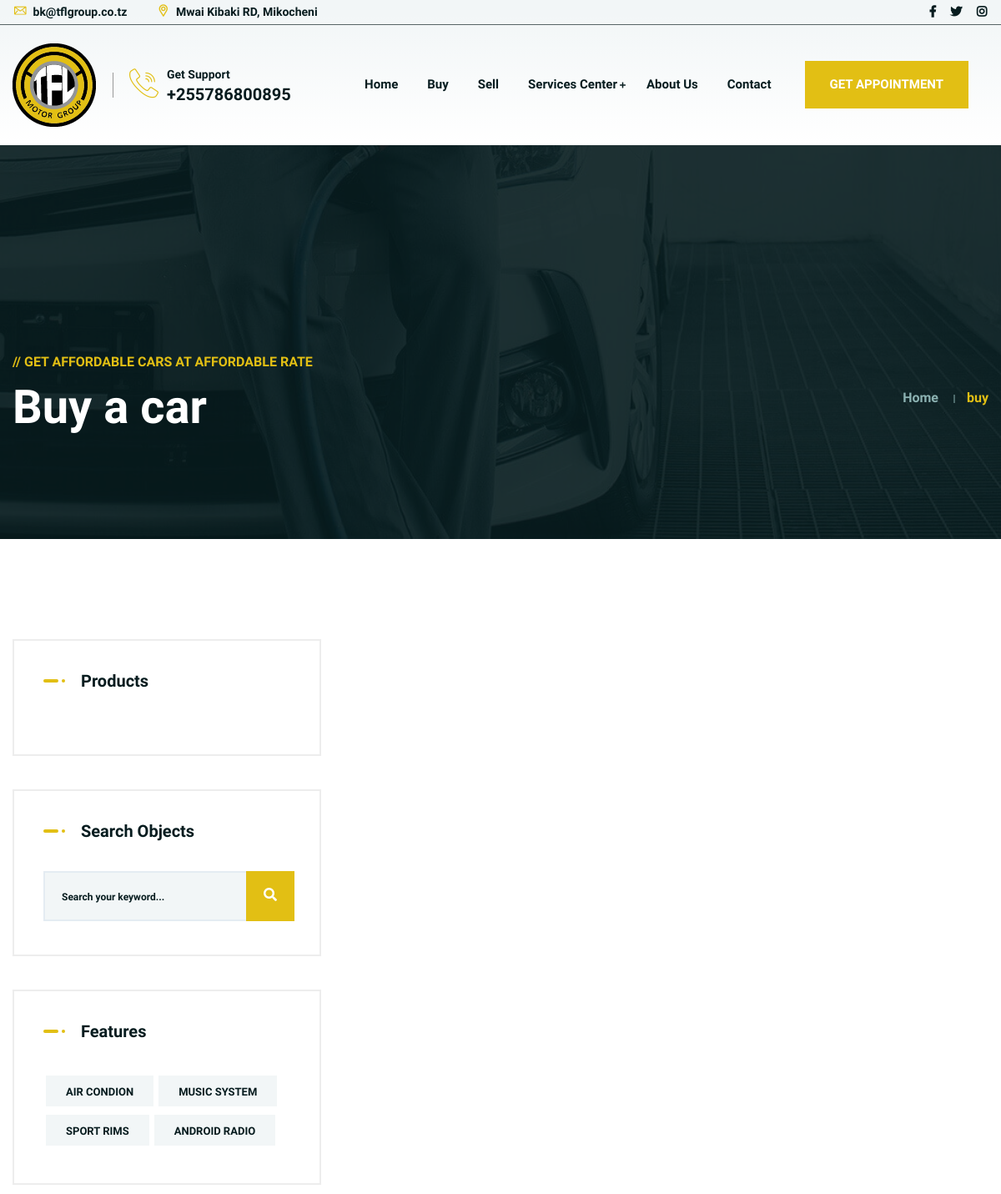
Page /buy/ (upper part) on the earlier database version.
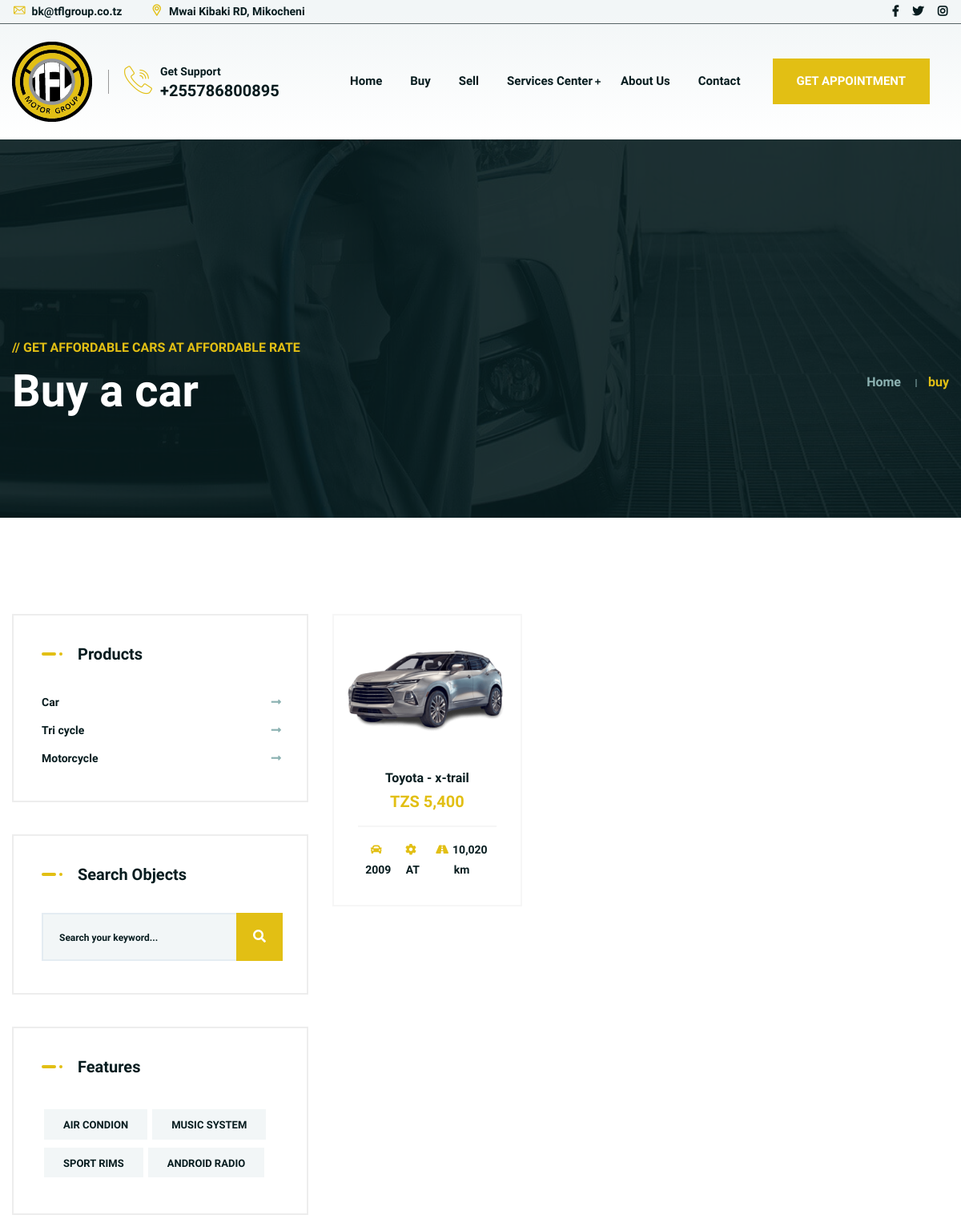
Same page on the later database version.
### buyacar/models.py (models this page shows, shortened)
class CarFeatures(models.Model):
    feature = models.CharField(max_length=50)
    slug = models.SlugField(_("slug"),editable=False,blank=True,null=True)
    class Meta:
        verbose_name = _("Car Feature")
        verbose_name_plural = _("Car Features")

class BuyACar(models.Model):
    CAR_TRANSMISSION = [
        ('AT','AUTOMATIC'),('Mn','Manual')
    ]
    FUEL = [('Petrol','Petrol'),
        ('Diesel','Diesel'),
        ('Gas','Gas'),
        ('Electric','Electric'),
        ('Hibrid','Hibrid')]
    HAND = [('Left','Left'),
        ('Right','Right'),
        ('Default','Defaut'),]
    Drive = [('2WD','2WD'),
        ('4WD','4WD'),
        ('AWD','AWD'),]
    STATUS = [
        ('Used Japan','Used Japan'),
        ('Used Tanzania','Used Tanzania'),
        ('New','New'),
        ]
    BODYTYPE = [
        ('SUV','SUV'),
        ('Truck','Truck'),
        ('Pick up','Pick up'),
        ('Van','Van'),
        ('Sedan','Sedan'),
        ('Bus','Bus'),
        ('Min Van','Min Van'),
        ('Hatchback','Hatchback'),
        ('Coupe','Coupe'),
        ('Convertible','Convertible'),
        ('Wagon','Wagon'),
        ('Min Bus','Min Bus'),
        ('Machinery','Machinery'),
        ('Forklift','Forklift'),
        ('Tractor','Tractor'),
        ('Motorcycle','Motorcycle'),
        ('Tricycle','Tricycle'),
    ]
    brand = models.ForeignKey(CarModel, verbose_name=_("Brand Name"), on_delete=models.CASCADE)
    category = models.ForeignKey(Category, verbose_name=_("Category"), on_delete=models.SET_NULL,null=True)
    images = models.ImageField(upload_to = 'car/cover/%Y/%m/%d',verbose_name=_("Cover Image"))
    price = models.IntegerField(verbose_name=_("Cars Price"),null=False,blank=False,help_text="Enter price in USD",default=10)
    car_status = models.CharField(max_length=50,verbose_name=_("Car status"),choices=STATUS,default="Used")
    model = models.CharField(max_length=50,verbose_name=_("Car Model"))
    color = models.ForeignKey(CarColor, verbose_name=_("Car color"), on_delete=models.SET_NULL,null=True)
    trans = models.CharField(max_length=2,verbose_name=_("Transmision"),choices=CAR_TRANSMISSION)
    fuel  = models.CharField(max_length=12,verbose_name=_("Fuel"),choices=FUEL)
    mileage = models.IntegerField(verbose_name=_("Milage"),null=False,blank=False)
    engine = models.IntegerField(verbose_name=_("Engine size"),null=False,blank=False)
    registered = models.IntegerField(verbose_name=_("Registered Year"),null=False,blank=False)
    doors = models.IntegerField(verbose_name=_("Doors"),null=False,blank=False)
    seats = models.IntegerField(verbose_name=_("Seats"),null=False,blank=False)
    passenger = models.IntegerField(verbose_name=_("Passengers"),null=False,blank=False)
    body = models.CharField(verbose_name=_("Body Type"),null=False,blank=False,choices=BODYTYPE,max_length=60,default="SUV")
    hand  = models.CharField(max_length=12,verbose_name=_("Driving Hand"),choices=HAND)
    drive  = models.CharField(max_length=12,verbose_name=_("Drive"),choices=Drive)
    available = models.BooleanField(_("Car is available"),default=True)
    features = models.ManyToManyField(CarFeatures,verbose_name=_("features"))
    uuid = models.UUIDField(default=uuid.uuid4, editable=False, unique=True)
    class Meta:
        verbose_name = _("Place a car to sell")
        verbose_name_plural = _("Place a cars to sell")
    def get_absolute_url(self):
        return reverse("buy:detail", kwargs={"uuid": self.uuid})

class CarModel(models.Model):
    brand = models.CharField(max_length=120,verbose_name=_("car brand name"))
    logo = models.ImageField(upload_to = 'car/logo/',help_text="Height and width must be 100px x 100px")
    slug = models.SlugField(_("slug"),editable=False,blank=True,null=True)
    class Meta:
        verbose_name = _("Car Brand")
        verbose_name_plural = _("Car Brands")
    def __str__(self):
        return self.brand

class Category(models.Model):
    name = models.CharField(max_length=120,help_text=_("If its a car, bike or Tricycle"))
    slug = models.SlugField(_("slug"),editable=False,blank=True,null=True)
    class Meta:
        verbose_name = 'Motors Category(bike,car ..)'
        verbose_name_plural = 'Motors Category(bike,car ..)'

### buyacar/views.py (the view)
# urls.py: path('',views.SellingCarsListView.as_view(),name="index"),
class SellingCarsListView(ListView):
    model = BuyACar
    context_object_name = "cars"
    template_name = "buy/index.html"
    def get_context_data(self, **kwargs):
        context = super().get_context_data(**kwargs)
        context["category"] = Category.objects.all()
        context["feature"] = CarFeatures.objects.all()
        context["color"] = CarColor.objects.all()
        return context

### templates/buy/index.html (shortened to what this page needs)
{% extends 'pages/base.html' %}
{% load humanize %}
{% load static %}
{% block contents %}
<div class="ltn__breadcrumb-area ltn__breadcrumb-area-2 ltn__breadcrumb-color-white bg-overlay-theme-black-90 bg-image"
    data-bs-bg="{% static 'img/bg/5.jpg' %}">
    <div class="container">
        <div class="row">
            <div class="col-lg-12">
                <div class="ltn__breadcrumb-inner ltn__breadcrumb-inner-2 justify-content-between">
                    <div class="section-title-area ltn__section-title-2">
                        <h6 class="section-subtitle ltn__secondary-color">// Get affordable cars at affordable rate</h6>
                        <h1 class="section-title white-color">Buy a car</h1>
                    </div>
                    <div class="ltn__breadcrumb-list">
                        <ul>
                            <li><a href="{% url 'page:home' %}">Home</a></li>
                            <li>buy</li>
                        </ul>
                    </div>
                </div>
            </div>
        </div>
    </div>
</div>
<div class="ltn__product-area ltn__product-gutter mb-120">
    <div class="container">
        <div class="row">
            <div class="col-lg-8 order-lg-2">
                <div class="row">
                    {% for car in cars %}
                    <div class="col-sm-6 col-6 col-md-4 col-lg-4">
                        <div class="ltn__product-item ltn__product-item-3 text-center">
                            <div class="product-img">
                                <a href="{{ car.get_absolute_url }}"><img src="{{ car.images.url }}"
                                        alt="{{ car.brand }} - {{ car.model }}"></a>
                            </div>
                            <div class="product-info">
                                <h2 class="product-title"><a href="{{ car.get_absolute_url }}">{{ car.brand }} -
                                        {{ car.model }}</a></h2>
                                <div class="product-price">
                                    <span>TZS {{ car.price|intcomma }}</span>
                                </div>
                                <div class="product-info-brief">
                                    <ul>
                                        <li>
                                            <i class="fas fa-car"></i>{{ car.registered }}
                                        </li>
                                        <li>
                                            <i class="fas fa-cog"></i>{{ car.trans }}
                                        </li>
                                        <li>
                                            <i class="fas fa-road"></i>{{ car.mileage|intcomma }} km
                                        </li>
                                    </ul>
                                </div>
                            </div>
                        </div>
                    </div>
                    {% endfor %}
                </div>
            </div>
            <div class="col-lg-4">
                <aside class="sidebar ltn__shop-sidebar ltn__right-sidebar">
                    <div class="widget ltn__menu-widget">
                        <h4 class="ltn__widget-title ltn__widget-title-border">Products</h4>
                        <ul>
                            {% for cat in category %}
                            <li><a href="{% url 'buy:make' cat.slug  %}">{{ cat.name }} <span><i class="fas fa-long-arrow-alt-right"></i></span></a></li>
                            {% endfor %}
                        </ul>
                    </div>
                    <div class="widget ltn__search-widget">
                        <h4 class="ltn__widget-title ltn__widget-title-border">Search Objects</h4>
                        <form action="" method="get">
                            <input type="text" name="q" placeholder="Search your keyword...">
                            <button type="submit"><i class="fas fa-search"></i></button>
                        </form>
                    </div>
                    <div class="widget ltn__tagcloud-widget">
                        <h4 class="ltn__widget-title ltn__widget-title-border">Features</h4>
                        <ul>
                            {% for feat in feature %}<li><a href="#">{{ feat.feature }}</a></li>{% endfor %}
                        </ul>
                    </div>
                </aside>
            </div>
        </div>
    </div>
</div>
{% endblock contents %}

### templates/pages/base.html (shortened to what this page needs)
<!doctype html>
{% load static %}
<html class="no-js" lang="zxx">
<head>
    <link rel="stylesheet" href="{% static 'css/font-icons.css' %}">
    <link rel="stylesheet" href="{% static 'css/plugins.css' %}">
    <link rel="stylesheet" href="{% static 'css/style.css' %}">
    <link rel="stylesheet" href="{% static 'css/responsive.css' %}">
</head>
<body>
    <div class="body-wrapper">
        <header class="ltn__header-area ltn__header-4 gradient-color-4">
            <div class="ltn__header-top-area">
                <div class="container">
                    <div class="row">
                        <div class="col-md-7">
                            <div class="ltn__top-bar-menu">
                                <ul>
                                    <li><a href="mailto:bk@tflgroup.co.tz?Subject=Inquiry
                                "><i class="icon-mail"></i> bk@tflgroup.co.tz</a></li>
                                    <li><a href="#"><i class="icon-placeholder"></i> Mwai Kibaki RD,
                                            Mikocheni</a></li>
                                </ul>
                            </div>
                        </div>
                        <div class="col-md-5">
                            <div class="top-bar-right text-end">
                                <div class="ltn__top-bar-menu">
                                    <ul>
                                        <li>
                                            <div class="ltn__social-media">
                                                <ul>
                                                    <li><a href="https://www.facebook.com/tflmotorgroupltd/"
                                                            title="Facebook"><i class="fab fa-facebook-f"></i></a></li>
                                                    <li><a href="https://twitter.com/tflmotorgroup?lang=en"
                                                            title="Twitter"><i class="fab fa-twitter"></i></a></li>
                                                    <li><a href="https://www.instagram.com/tflmotorgroup/?hl=en"
                                                            title="Instagram"><i class="fab fa-instagram"></i></a></li>
                                                </ul>
                                            </div>
                                        </li>
                                    </ul>
                                </div>
                            </div>
                        </div>
                    </div>
                </div>
            </div>
            <div class="ltn__header-middle-area ltn__header-sticky ltn__sticky-bg-white ltn__logo-right-menu-option">
                <div class="container">
                    <div class="row">
                        <div class="col">
                            <div class="site-logo-wrap">
                                <div class="site-logo">
                                    <a href="{% url 'page:home' %}"><img src="{% static 'img/tfl-01.png' %}"
                                            alt="Logo"></a>
                                </div>
                                <div class="get-support clearfix">
                                    <div class="get-support-icon">
                                        <i class="icon-call"></i>
                                    </div>
                                    <div class="get-support-info">
                                        <h6>Get Support</h6>
                                        <h4><a href="tel:+255786800895">+255786800895</a></h4>
                                    </div>
                                </div>
                            </div>
                        </div>
                        <div class="col header-menu-column">
                            <div class="header-menu d-none d-xl-block">
                                <nav>
                                    <div class="ltn__main-menu">
                                        <ul>
                                            <li><a href="{% url 'page:home' %}">Home </a></li>
                                            <li><a href="{% url 'buy:index' %}">Buy </a></li>
                                            <li><a href="{% url 'sell:index' %}">Sell</a></li>
                                            <li class="menu-icon"><a href="#">Services Center</a>
                                            </li>
                                            <li><a href="{% url 'page:about' %}">About Us</a></li>
                                            <li><a href="{% url 'page:contact' %}">Contact</a></li>
                                            <li class="special-link"><a href="{% url 'page:appointment' %}">GET APPOINTMENT</a></li>
                                        </ul>
                                    </div>
                                </nav>
                            </div>
                        </div>
                    </div>
                </div>
            </div>
        </header>
        {% block contents %}
        {% endblock contents %}
    </div>
</body>
</html>

### static/css/responsive.css (style rules this page uses)
@media (min-width: 1200px) { .container { max-width: 1200px; } }

Differences in the rows shown:
added BuyACar: images (picture), brand "Toyota", model "x-trail", price "5,400", registered "2009", trans "AT", mileage "10,020"
added Category: name "Car"
added Category: name "Tri cycle"
added Category: name "Motorcycle"
